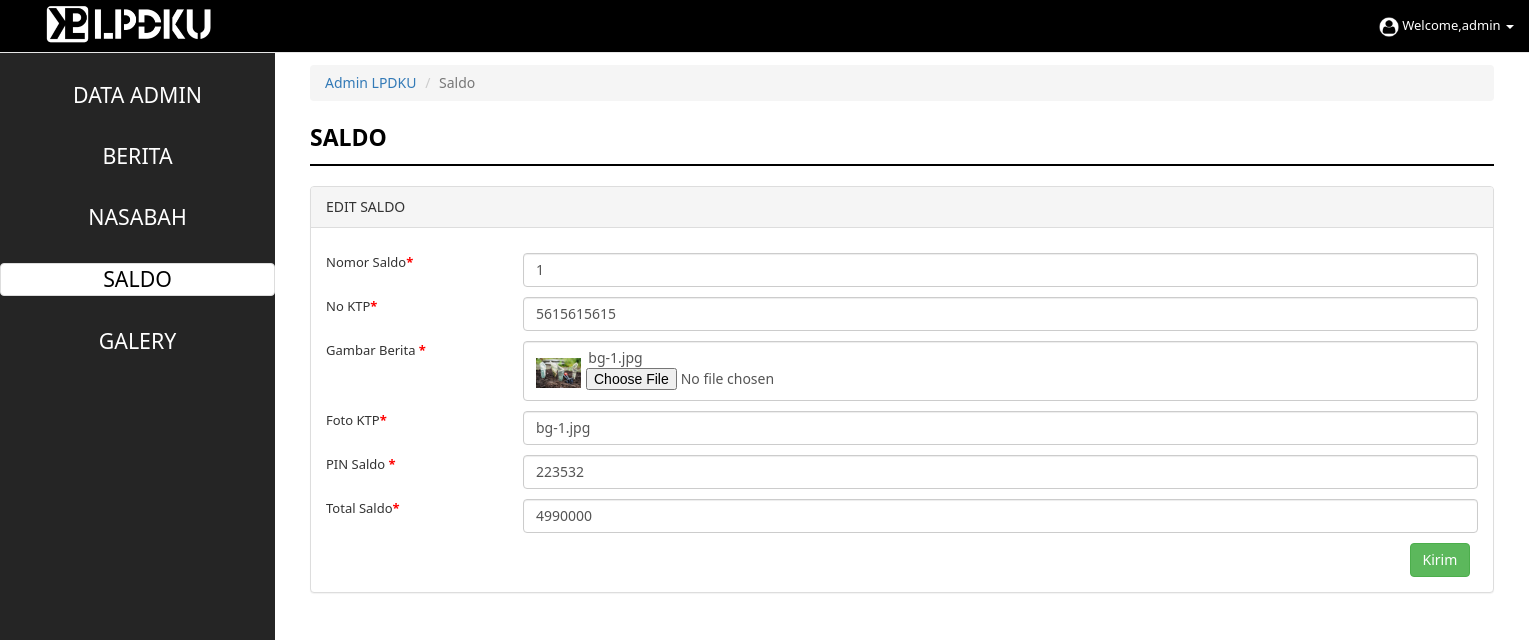
/admin/edit_saldo.php?id=1 (signed in), run on the app's committed database.
### tables this page shows
CREATE TABLE `saldo` (
  `nomor_saldo` int(11) NOT NULL,
  `id_nsb` varchar(8) NOT NULL,
  `NoKTP` varchar(25) NOT NULL,
  `FotoKTP` varchar(50) NOT NULL,
  `total_saldo` int(9) NOT NULL,
  `pin_saldo` varchar(15) NOT NULL
);

### admin/edit_saldo.php (the view, shortened to what this page needs)
<?php session_start();
 if(!isset($_SESSION['email_user']))
  {
    header('location:../index.php');
    exit();
  }?><!DOCTYPE html>
<html lang="en">
<head>
<link href="../css/bootstrap1.min.css" rel="stylesheet">
<link href="../css/simplesidebar.css" rel="stylesheet">
<link href="../css/stylee.css" rel="stylesheet">
<link href="../css/tabell.css" rel="stylesheet">
</head>
<body>
  <?php
      include "../proses/cek.php";
      $email=$_SESSION['email_user'];
      $id = $_GET['id'];
      $sql = mysqli_query($conn, "SELECT * FROM saldo WHERE id_nsb = '$id'");
      $row = mysqli_fetch_assoc($sql);
      ?>
<div id="wrapper">
<div id="sidebar-wrapper" style="padding-top:50px;">
  <div class="panel-group" id="accordion" role="tablist" aria-multiselectable="true">
  <div class="pinggir"><br>
    <a href="data_admin.php" style="text-decoration:none; color:white;">DATA ADMIN</a><br><br>
     <a href="berita.php" style="text-decoration:none; color:white;">BERITA</a><br><br>
     <a href="nasabah.php" style="text-decoration:none; color:white;">NASABAH</a><br><br>
     <div class="panel panel-default" style="color:black">
     <a href="saldo.php" style="text-decoration:none; color:black;">SALDO</a></div><br>
     <a href="galery.php" style="text-decoration:none; color:white;">GALERY</a><br><br>
    </div>
</div></div></form>
<div id="page-content-wrapper">
<div class="container-fluid">
<ol class="breadcrumb">
  <li><a href="saldo.php">Admin LPDKU</a></li>
  <li class="active">Saldo</li>
</ol>
<div class="row">
    <div class="col-lg-12 col-md-12 col-sm-12 col-xs-12">
    <p style="font-size:23px;color:#000000;"><b></span> SALDO</b></p>
    <hr style="border:1px solid #000000;padding:0;margin:0px 0px 20px 0px;">
    </div>
</div>
    <div class="row">
  <div class="col-lg-12 col-md-12 col-sm-12 col-xs-12">
  <div class="panel panel-default">
  <div class="panel-heading">EDIT SALDO</div>
  <form action="../proses/update_saldo.php" method="POST" enctype="multipart/form-data">
  <div class="panel-body">
        <div class="row" style="margin-top:10px;font-size:13px;">
        <div class="col-lg-2 col-md-2 col-sm-12 col-xs-12">
            Nomor Saldo<font color="red"><b>*</b></font>
          </div>
          <div class="col-lg-10 col-md-10 col-sm-12 col-xs-12">
            <input type="text" name="nomor" value="<?php echo $row['nomor_saldo']; ?>" class="form-control" required >
          </div>
        </div>
         <div class="row" style="margin-top:10px;font-size:13px;">
        <div class="col-lg-2 col-md-2 col-sm-12 col-xs-12">
            No KTP<font color="red"><b>*</b></font>
          </div>
          <div class="col-lg-10 col-md-10 col-sm-12 col-xs-12">
            <input name="noktp" class="form-control" required value="<?php echo $row['NoKTP']; ?>">
          </div>
        </div>
        <div class="row" style="margin-top:10px;font-size:13px;">
          <div class="col-lg-2 col-md-2 col-sm-12 col-xs-12">
            Gambar Berita <font color="red"><b>*</b></font>
          </div>
          <div class="col-lg-10 col-md-10 col-sm-12 col-xs-12">
            <div class="form-control" style="height:60px; ">
              <img src="<?php echo "../images/foto_ktp/".$row['FotoKTP']; ?>" style="margin-top:10px;" height="30px" align="left" >&nbsp
              <?php echo $row['FotoKTP']; ?>&nbsp
            <input type="file"  name="foto" align="center" style="padding-left:5px;">
          </div>
          </div>
        </div>
        <div class="row" style="margin-top:10px;font-size:13px;">
        <div class="col-lg-2 col-md-2 col-sm-12 col-xs-12">
            Foto KTP<font color="red"><b>*</b></font>
          </div>
          <div class="col-lg-10 col-md-10 col-sm-12 col-xs-12">
            <input name="foto" class="form-control" required value="<?php echo $row['FotoKTP']; ?>">
          </div>
        </div>
       <div class="row" style="margin-top:10px;font-size:13px;">
          <div class="col-lg-2 col-md-2 col-sm-12 col-xs-12">
            PIN Saldo <font color="red"><b>*</b></font>
          </div>
          <div class="col-lg-10 col-md-10 col-sm-12 col-xs-12">
            <input type="text"  name="pin" value="<?php echo $row['pin_saldo']; ?>"class="form-control" required>
          </div>
        </div>
        <div class="row" style="margin-top:10px;font-size:13px;">
        <div class="col-lg-2 col-md-2 col-sm-12 col-xs-12">
            Total Saldo<font color="red"><b>*</b></font>
          </div>
          <div class="col-lg-10 col-md-10 col-sm-12 col-xs-12">
            <input type="text" name="total" value="<?php echo $row['total_saldo']; ?>"class="form-control" required >
          </div>
        </div>
      <div class="row" style="margin-top:10px;font-size:13px;">
      <div class="col-lg-6 col-md-6 col-sm-12 col-xs-12 col-lg-offset-11 col-md-offset-11">
          <input class="btn btn-md btn-success" type="submit" value="Kirim">
        </div>
      </div>
      </div>
      </div>
      </div>
    </div>
</div></form>
</div>
</div>
  <nav class="navbar navbar-default navbar-fixed-top" id="navbar-color" style="font-size:13px;">
    <div class="container-fluid">
      <div class="navbar-header">
        <div style="margin-left:20px;"><a href="#menu-toggle" id="menu-toggle"><img src="../images/logo1.png" widht="200" height="50"></a></div>
      </div>
      <div class="collapse navbar-collapse" id="myNavbar">
        <ul class="nav navbar-nav navbar-right">
          <li ><a href="#" id="navbar-color"><span id="clock"></span> </a></li>
          <li class="dropdown">
            <a class="dropdown-toggle" data-toggle="dropdown" href="#" id="navbar-color"><img src="../images/3.png" width="20" height="20"> Welcome,<?php echo $email; ?> <span class="caret"></span></a>
          </li>
        </ul>
      </div>
    </div>
  </nav>
</body>
</html>

### css/simplesidebar.css (style rules this page uses)
#wrapper { padding-left: 0; -webkit-transition: all 0.5s ease; -moz-transition: all 0.5s ease; -o-transition: all 0.5s ease; transition: all 0.5s ease; }
#sidebar-wrapper { z-index: 1000; position: fixed; left: 275px; width: 0; height: 100%; margin-left: -275px; overflow-y: auto; background: #252525; -webkit-transition: all 0.5s ease; -moz-transition: all 0.5s ease; -o-transition: all 0.5s ease; transition: all 0.5s ease; }
#page-content-wrapper { width: 100%; position: absolute; padding: 15px; }
@media (min-width:768px) { #wrapper { padding-left: 275px; } }
@media (min-width:768px) { #sidebar-wrapper { width: 275px; } }
@media (min-width:768px) { #page-content-wrapper { padding: 20px; position: relative; } }

### css/stylee.css (style rules this page uses)
.pinggir { font-size: 16pt; font-family:"Segoe UI"; text-align: center; color: white; }
* { font-family:"Segoe UI"; }
a { text-decoration:none !important; }
a { text-decoration: none important!; }
.navbar-fixed-top .nav { padding: 0px 0px 0px 0px; }
#navbar-color { background: #000000; color:#fff; }

### data on the page
saldo: nomor "1", noktp "5615615615", FotoKTP (picture), FotoKTP "bg-1.jpg", foto "bg-1.jpg", pin "223532", total "4990000"

### other printed values
$email "admin"
